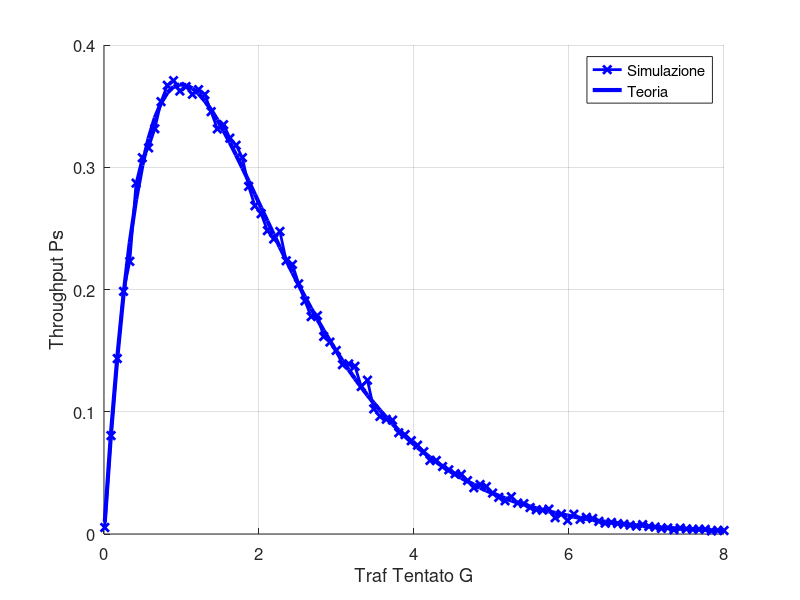

Write MATLAB code to recreate this figure.
TTOT=6000;            % totale simulation  time 
T = 1;                % duration of the slot
G = linspace(0.01,8); % vector containing the values ??of G attempted traffic that will be tested during the program
Ps= zeros(size(G));   % vector that will contain 'at the end of the values ??of throughput for the network slotted


p = 1;
for mu = G/T,

  now = 0;
  now_slot = 0;
  arr_slot = 0;
  suc_slot = 0;

  while 1,
    Y = (log(1-rand([1 1])))/((-1)*mu);  %extraction of v.a. with exponential distribution

    now_slot = now_slot + Y;
    now = now + Y;

    % we are at the end of the simulation?
    if now > TTOT,
      break;
    end;
  
    % we are in the next slot?
    if now_slot > T,
      if arr_slot == 1,
        suc_slot = suc_slot + 1;
      end;

      now_slot = mod(now, T);
      arr_slot = 0;
    end;

    arr_slot = arr_slot + 1;
  end;

  Ps(p) = suc_slot*T/TTOT;
  p = p + 1;
end;

% shows a graph of the measurements obtained
figure(1); clf;
H=axes;
hold on;

% experimental curve slotted-aloha
ls = plot(G, Ps);
set(ls,'Color',[0 0 1]);
set(ls,'LineWidth',2);
set(ls,'Marker','x');

% shows the theoretical curve for unlimited nodes
ls2 = plot(G, G.*exp(-G));
set(ls2,'Color',[0 0 1]);
set(ls2,'LineWidth',3);

grid on
ll=legend('Simulazione', 'Teoria');
set(ll, 'FontSize', 18);

xl=xlabel('Traf Tentato G');
yl=ylabel('Throughput Ps');

set(xl, 'FontSize', 14);
set(yl, 'FontSize', 14);
set(H, 'FontSize', 12);

